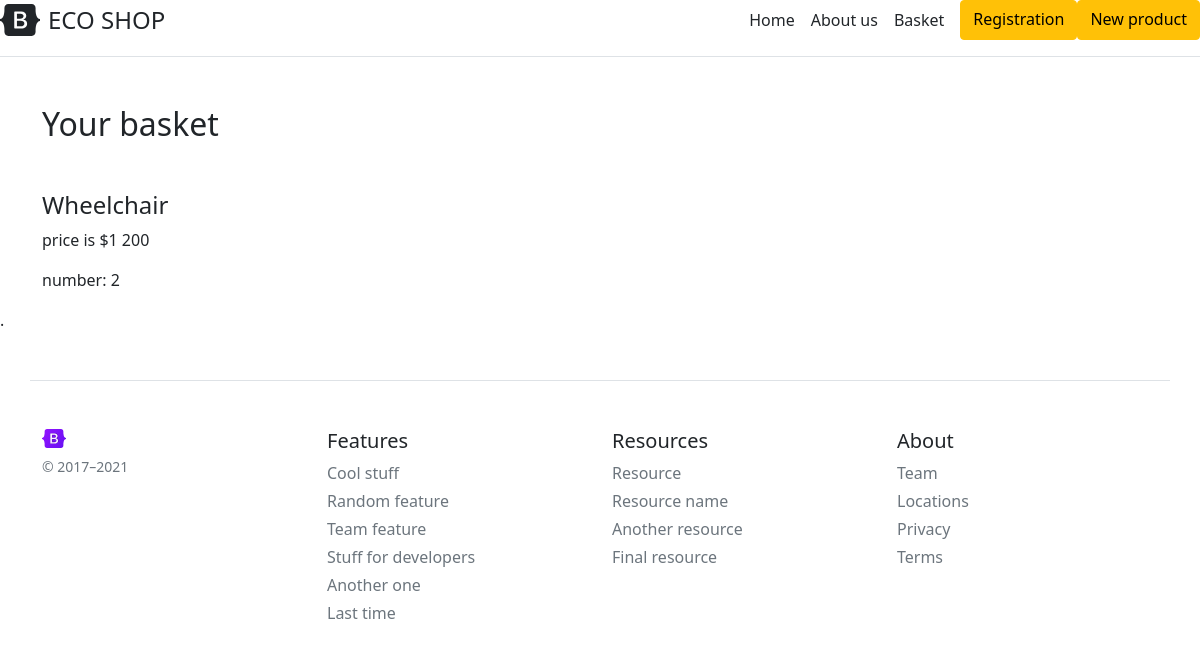
/basket/1, run on an earlier commit of the app's database.
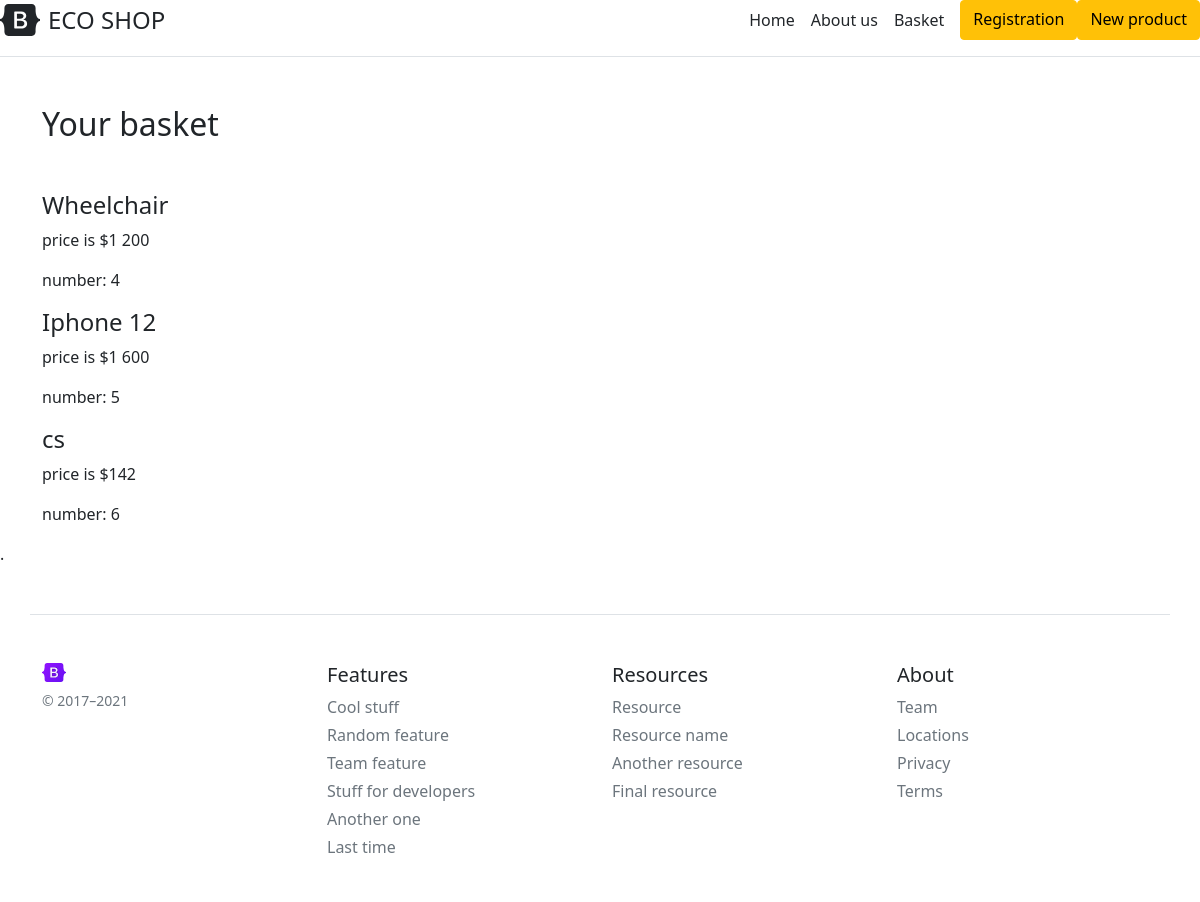
And on a later commit of the database.
### app.py (models this page shows, shortened)
class ProductsDB(db.Model):
    __tablename__ = 'productsdb'
    id = db.Column(db.Integer, primary_key=True)
    name = db.Column(db.String(100), nullable=False)
    description = db.Column(db.Text, nullable=False)
    price = db.Column(db.Integer, nullable=False)
    product = db.relationship('OrdersDB', backref='product')

class OrdersDB(db.Model):
    __tablename__ = 'orderdb'
    id = db.Column(db.Integer, primary_key=True)
    costumer_id = db.Column(db.Integer, db.ForeignKey('costumersdb.id'))
    product_id = db.Column(db.Integer, db.ForeignKey('productsdb.id'))
    date = db.Column(db.DateTime, nullable=False, default=datetime.utcnow)
    number = db.Column(db.Integer, default=1)

### app.py (the view)
@app.route("/basket/<int:costumer_id>")
def basket(costumer_id):
    orders = OrdersDB.query.filter_by(costumer_id=costumer_id).all()
    products = []
    for i in orders:
        products.append(ProductsDB.query.filter_by(id=i.product_id).first())
    return render_template("basket.html", products=products, orders=orders, costumer_id=costumer_id)

### templates/basket.html (shortened to what this page needs)
{% extends 'base.html' %}
{% block basket %}
<a class="me-3 py-2 text-dark text-decoration-none" href="/basket/{{ costumer_id }}">Basket</a>
{% endblock basket %}
{% block body %}
<h2 class="my-5 container">Your basket</h2>
    <div class="container mt-5">
        {%for product in products%}
            <h4>{{ product.name }}</h4>
            <p>price is ${{ product.price }}</p>
            {%for ord in orders%}
                {%if product.id == ord.product_id%}
                    <p>number: {{ ord.number }}</p>
                {%endif%}
            {% endfor %}
        {% else %}
            <h2 class="my-5 container">is empty :(</h2>
        {% endfor %}
    </div>
{% endblock body %}

### templates/base.html (shortened to what this page needs)
<!doctype html>
<html lang="ru">
<head>
    <link href="https://cdn.jsdelivr.net/npm/bootstrap@5.0.0-beta3/dist/css/bootstrap.min.css" rel="stylesheet">    <title>{% block title %}{% endblock title %}</title>
    <link rel="stylesheet" href="{{ url_for('static', filename='css/main.css') }}">
</head>
<body>
<header class="d-flex flex-column flex-md-row align-items-center pb-3 mb-4 border-bottom">
    <a href="/" class="d-flex align-items-center text-dark text-decoration-none">
      <span class="fs-4">ECO SHOP</span>
    </a>
    <nav class="d-inline-flex mt-2 mt-md-0 ms-md-auto">
      <a class="me-3 py-2 text-dark text-decoration-none" href="/">Home</a>
      <a class="me-3 py-2 text-dark text-decoration-none" href="/about">About us</a>
      {% block basket%}{% endblock basket%}
      <a class="btn btn-warning" href="/reg">Registration</a>
      <a class="btn btn-warning" href="/add-product">New product</a>
    </nav>
</header>
    {% block body %}{% endblock body %}.
<footer class="container pt-4 my-md-5 pt-md-5 border-top">
    <div class="row">
      <div class="col-12 col-md">
        <img class="mb-2" src="/static/img/bootstrap-logo.svg" alt="" width="24" height="19">
        <small class="d-block mb-3 text-muted">© 2017–2021</small>
      </div>
      <div class="col-6 col-md">
        <h5>Features</h5>
        <ul class="list-unstyled text-small">
          <li class="mb-1"><a class="link-secondary text-decoration-none" href="#">Cool stuff</a></li>
          <li class="mb-1"><a class="link-secondary text-decoration-none" href="#">Random feature</a></li>
          <li class="mb-1"><a class="link-secondary text-decoration-none" href="#">Team feature</a></li>
          <li class="mb-1"><a class="link-secondary text-decoration-none" href="#">Stuff for developers</a></li>
          <li class="mb-1"><a class="link-secondary text-decoration-none" href="#">Another one</a></li>
          <li class="mb-1"><a class="link-secondary text-decoration-none" href="#">Last time</a></li>
        </ul>
      </div>
      <div class="col-6 col-md">
        <h5>Resources</h5>
        <ul class="list-unstyled text-small">
          <li class="mb-1"><a class="link-secondary text-decoration-none" href="#">Resource</a></li>
          <li class="mb-1"><a class="link-secondary text-decoration-none" href="#">Resource name</a></li>
          <li class="mb-1"><a class="link-secondary text-decoration-none" href="#">Another resource</a></li>
          <li class="mb-1"><a class="link-secondary text-decoration-none" href="#">Final resource</a></li>
        </ul>
      </div>
      <div class="col-6 col-md">
        <h5>About</h5>
        <ul class="list-unstyled text-small">
          <li class="mb-1"><a class="link-secondary text-decoration-none" href="#">Team</a></li>
          <li class="mb-1"><a class="link-secondary text-decoration-none" href="#">Locations</a></li>
          <li class="mb-1"><a class="link-secondary text-decoration-none" href="#">Privacy</a></li>
          <li class="mb-1"><a class="link-secondary text-decoration-none" href="#">Terms</a></li>
        </ul>
      </div>
    </div>
</footer>
</body>
</html>

What changed in the data, as far as the page shows it:
changed OrdersDB (number 1 of 3 on the later page): number "2" → "4"
now on this page (row unchanged): ProductsDB: name "Iphone 12", price "1 600"
added OrdersDB: number "5", shown under "Iphone 12"
added ProductsDB: name "cs", price "142"
added OrdersDB: number "6", shown under "cs"
